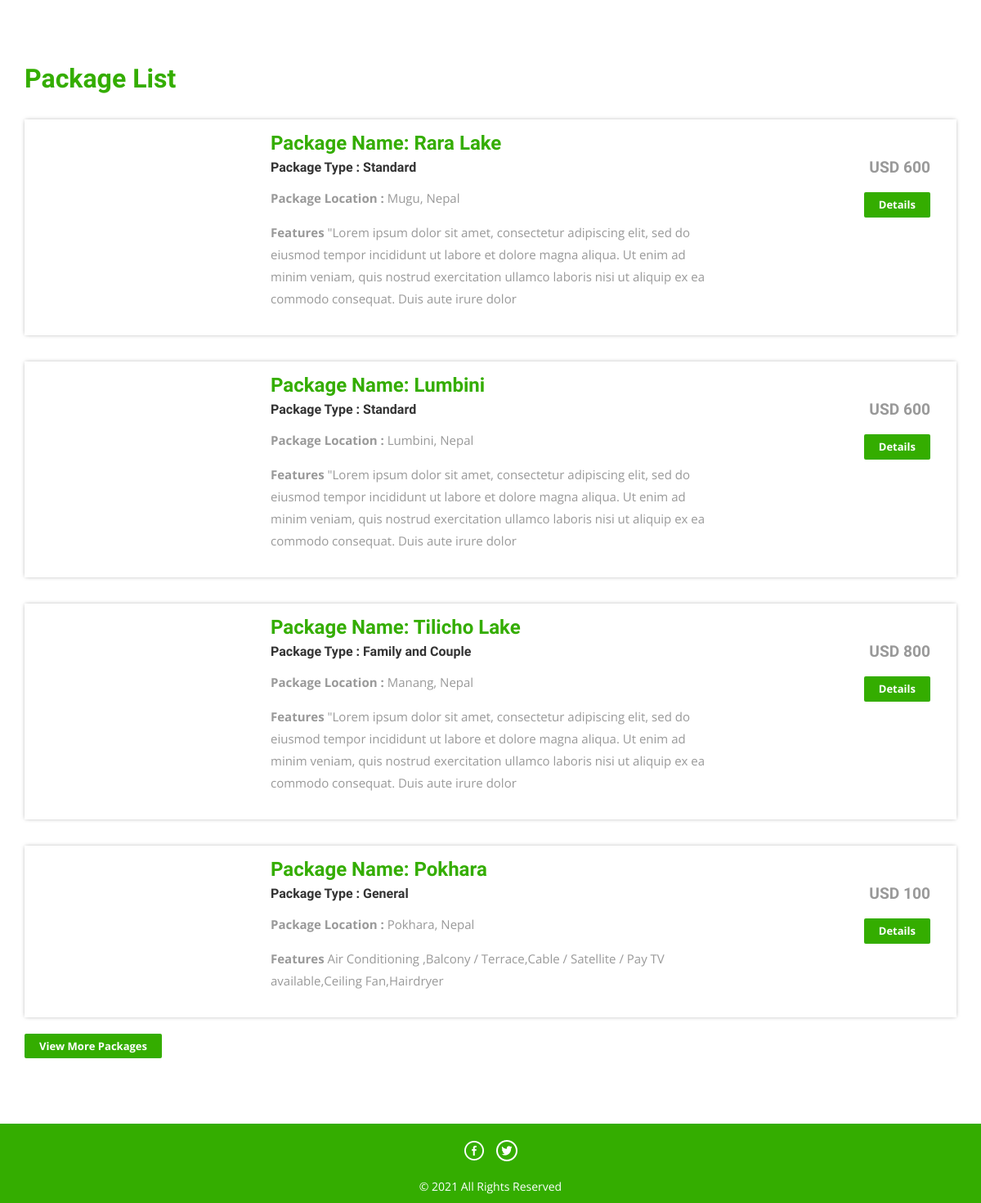
Before: / (lower part) with the older database file.
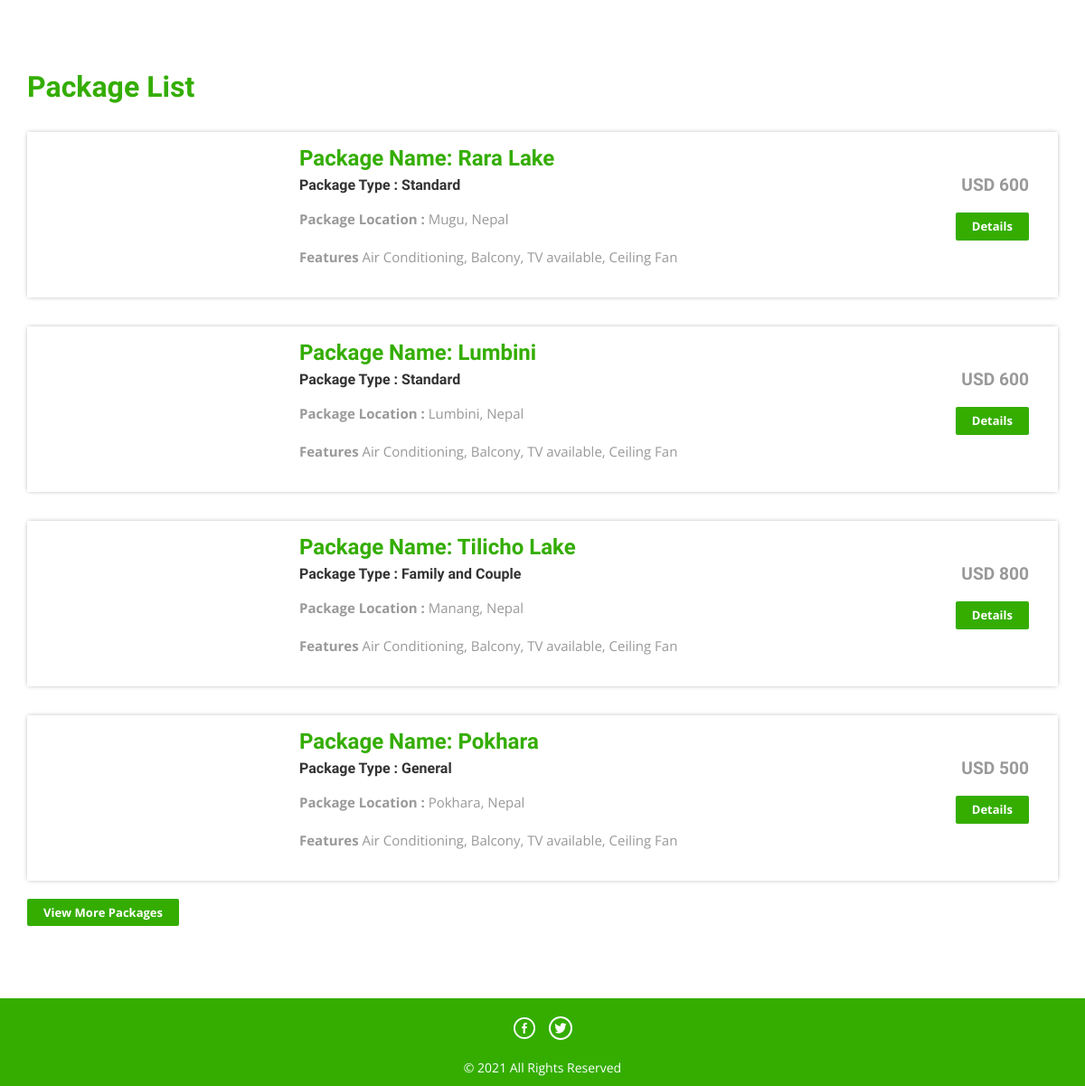
After: the same page with the newer database file.
### tables this page shows
CREATE TABLE `tbltourpackages` (
  `PackageId` int(11) NOT NULL,
  `PackageName` varchar(200) DEFAULT NULL,
  `PackageType` varchar(150) DEFAULT NULL,
  `PackageLocation` varchar(100) DEFAULT NULL,
  `PackagePrice` int(11) DEFAULT NULL,
  `PackageFetures` varchar(255) DEFAULT NULL,
  `PackageDetails` mediumtext DEFAULT NULL,
  `PackageImage` varchar(100) DEFAULT NULL,
  `Creationdate` timestamp NULL DEFAULT current_timestamp(),
  `UpdationDate` timestamp NULL DEFAULT NULL ON UPDATE current_timestamp()
);

### index.php (the view, shortened to what this page needs)
<?php
include('includes/config.php');
?>
<!DOCTYPE HTML>
<html>
<head>
<link href="css/bootstrap.css" rel='stylesheet' type='text/css' />
<link href="css/style.css" rel='stylesheet' type='text/css' />
<link href="css/font-awesome.css" rel="stylesheet">
<link href="css/animate.css" rel="stylesheet" type="text/css" media="all">
</head>
<body>
<div class="container">
	<div class="holiday">
	<h3>Package List</h3>
<?php $sql = "SELECT * from tbltourpackages order by rand() limit 4";
$query = $dbh->prepare($sql);
$query->execute();
$results=$query->fetchAll(PDO::FETCH_OBJ);
if($query->rowCount() > 0)
{
foreach($results as $result)
{	?>
			<div class="rom-btm">
				<div class="col-md-3 room-left wow fadeInLeft animated" data-wow-delay=".5s">
				</div>
				<div class="col-md-6 room-midle wow fadeInUp animated" data-wow-delay=".5s">
					<h4>Package Name: <?php echo htmlentities($result->PackageName);?></h4>
					<h6>Package Type : <?php echo htmlentities($result->PackageType);?></h6>
					<p><b>Package Location :</b> <?php echo htmlentities($result->PackageLocation);?></p>
					<p><b>Features</b> <?php echo htmlentities($result->PackageFetures);?></p>
				</div>
				<div class="col-md-3 room-right wow fadeInRight animated" data-wow-delay=".5s">
					<h5>USD <?php echo htmlentities($result->PackagePrice);?></h5>
					<a href="package-details.php?pkgid=<?php echo htmlentities($result->PackageId);?>" class="view">Details</a>
				</div>
				<div class="clearfix"></div>
			</div>
<?php }} ?>
<div><a href="package-list.php" class="view">View More Packages</a></div>
</div>
	</div>
<?php include('includes/footer.php');?>
</body>
</html>

Changed rows visible on the page:
changed tbltourpackages "Rara Lake": PackageFetures "\"Lorem ipsum dolor sit amet, consectetur adipiscing elit, sed do eiusmod tempor incididunt ut labore et dolore magna aliqua. Ut enim ad minim veniam, quis nostrud exercitation ullamco laboris nisi ut aliquip ex ea commodo consequat. Duis aute irure dolor" → "Air Conditioning, Balcony, TV available, Ceiling Fan"
changed tbltourpackages "Lumbini": PackageFetures "\"Lorem ipsum dolor sit amet, consectetur adipiscing elit, sed do eiusmod tempor incididunt ut labore et dolore magna aliqua. Ut enim ad minim veniam, quis nostrud exercitation ullamco laboris nisi ut aliquip ex ea commodo consequat. Duis aute irure dolor" → "Air Conditioning, Balcony, TV available, Ceiling Fan"
changed tbltourpackages "Tilicho Lake": PackageFetures "\"Lorem ipsum dolor sit amet, consectetur adipiscing elit, sed do eiusmod tempor incididunt ut labore et dolore magna aliqua. Ut enim ad minim veniam, quis nostrud exercitation ullamco laboris nisi ut aliquip ex ea commodo consequat. Duis aute irure dolor" → "Air Conditioning, Balcony, TV available, Ceiling Fan"
changed tbltourpackages "Pokhara": PackageFetures "Air Conditioning ,Balcony / Terrace,Cable / Satellite / Pay TV available,Ceiling Fan,Hairdryer" → "Air Conditioning, Balcony, TV available, Ceiling Fan"; PackagePrice "100" → "500"
